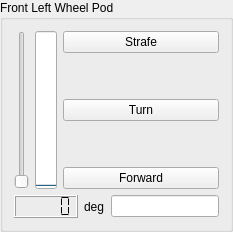
          <widget class="QGroupBox" name="groupBox_7">
           <property name="sizePolicy">
            <sizepolicy hsizetype="Preferred" vsizetype="Preferred">
             <horstretch>1</horstretch>
             <verstretch>1</verstretch>
            </sizepolicy>
           </property>
           <property name="focusPolicy">
            <enum>Qt::NoFocus</enum>
           </property>
           <property name="title">
            <string>Front Left Wheel Pod</string>
           </property>
           <layout class="QVBoxLayout" name="verticalLayout_15">
            <item>
             <layout class="QHBoxLayout" name="horizontalLayout_14">
              <item>
               <widget class="QSlider" name="slider_FrontLeftWheelPod">
                <property name="focusPolicy">
                 <enum>Qt::NoFocus</enum>
                </property>
                <property name="minimum">
                 <number>0</number>
                </property>
                <property name="maximum">
                 <number>90</number>
                </property>
                <property name="value">
                 <number>0</number>
                </property>
                <property name="orientation">
                 <enum>Qt::Vertical</enum>
                </property>
               </widget>
              </item>
              <item>
               <widget class="QProgressBar" name="progressBar_FrontLeftWheelPod">
                <property name="focusPolicy">
                 <enum>Qt::NoFocus</enum>
                </property>
                <property name="layoutDirection">
                 <enum>Qt::LeftToRight</enum>
                </property>
                <property name="maximum">
                 <number>90</number>
                </property>
                <property name="value">
                 <number>0</number>
                </property>
                <property name="textVisible">
                 <bool>true</bool>
                </property>
                <property name="orientation">
                 <enum>Qt::Vertical</enum>
                </property>
                <property name="textDirection">
                 <enum>QProgressBar::TopToBottom</enum>
                </property>
               </widget>
              </item>
              <item>
               <layout class="QVBoxLayout" name="verticalLayout_33">
                <item>
                 <widget class="QPushButton" name="pushButton_FrontLeftWheelPodStrafe">
                  <property name="focusPolicy">
                   <enum>Qt::NoFocus</enum>
                  </property>
                  <property name="text">
                   <string>Strafe</string>
                  </property>
                 </widget>
                </item>
                <item>
                 <spacer name="verticalSpacer_13">
                  <property name="focusPolicy">
                   <enum>Qt::NoFocus</enum>
                  </property>
                  <property name="orientation">
                   <enum>Qt::Vertical</enum>
                  </property>
                  <property name="sizeHint" stdset="0">
                   <size>
                    <width>20</width>
                    <height>40</height>
                   </size>
                  </property>
                 </spacer>
                </item>
                <item>
                 <widget class="QPushButton" name="pushButton_FrontLeftWheelPodTurn">
                  <property name="focusPolicy">
                   <enum>Qt::NoFocus</enum>
                  </property>
                  <property name="text">
                   <string>Turn</string>
                  </property>
                 </widget>
                </item>
                <item>
                 <spacer name="verticalSpacer_14">
                  <property name="focusPolicy">
                   <enum>Qt::NoFocus</enum>
                  </property>
                  <property name="orientation">
                   <enum>Qt::Vertical</enum>
                  </property>
                  <property name="sizeHint" stdset="0">
                   <size>
                    <width>20</width>
                    <height>40</height>
                   </size>
                  </property>
                 </spacer>
                </item>
                <item>
                 <widget class="QPushButton" name="pushButton_FrontLeftWheelPodStraight">
                  <property name="focusPolicy">
                   <enum>Qt::NoFocus</enum>
                  </property>
                  <property name="text">
                   <string>Forward</string>
                  </property>
                 </widget>
                </item>
               </layout>
              </item>
             </layout>
            </item>
            <item>
             <layout class="QHBoxLayout" name="horizontalLayout_11">
              <item>
               <widget class="QLCDNumber" name="lcdNumber_FrontLeftWheelPod">
                <property name="focusPolicy">
                 <enum>Qt::NoFocus</enum>
                </property>
                <property name="smallDecimalPoint">
                 <bool>false</bool>
                </property>
                <property name="segmentStyle">
                 <enum>QLCDNumber::Flat</enum>
                </property>
                <property name="value" stdset="0">
                 <double>0.000000000000000</double>
                </property>
               </widget>
              </item>
              <item>
               <widget class="QLabel" name="label_14">
                <property name="focusPolicy">
                 <enum>Qt::NoFocus</enum>
                </property>
                <property name="text">
                 <string>deg</string>
                </property>
               </widget>
              </item>
              <item>
               <widget class="IntEdit" name="lineEdit_FrontLeftWheelPod"/>
              </item>
             </layout>
            </item>
           </layout>
          </widget>
